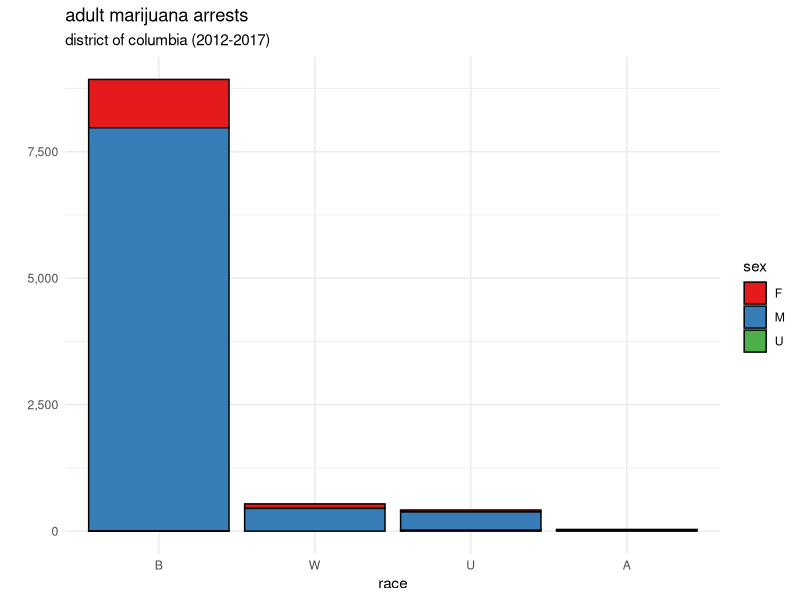

Here is the R script that generated this plot:
## ---- chunk 1
library(tidyverse)
library(RColorBrewer)
arrests <- readr::read_csv("marijuana_arrests.csv")
## ---- chunk 2
arrests %>% 
    filter(AGE!="Juvenile") %>% 
    group_by(RACE,SEX) %>% 
    summarise(count=n(),.groups="drop") %>% 
    ggplot(aes(fct_reorder(RACE,desc(count)),count,fill=SEX)) +
        geom_col(color="black") +
        labs(title="adult marijuana arrests",
             subtitle="district of columbia (2012-2017)",
             x="race",y="",
             fill="sex"
             ) +
        scale_y_continuous(labels=scales::comma) +
        theme_minimal() +
        scale_fill_brewer(palette="Set1")

